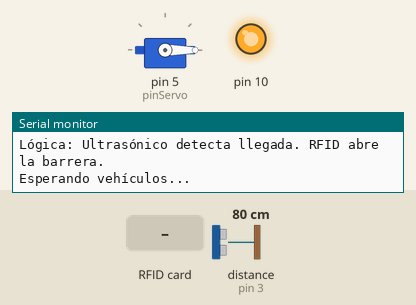
Recording of a sketch running on a simulated Arduino Uno, built with avr-gcc and run on an emulated ATmega328P. On the bench: servo, output pins drawn as LEDs (lit = HIGH), the last lines printed to the serial monitor. Wiring (inferred from the names in the program): ultrasonic range finder: trigger pin 2; echo pin 3. The test bench sets the inputs (shaded band); at power-on: distance to the obstacle (sensor on pin 3) 80 cm. The echo pulse lasts 58.3 µs per cm; pins used as bus, display or sensor lines are not drawn.

Above: at 1.9 s.
2.0 s: RFID card 5E 7A 19 C4 held to the reader
At 2.8 s:
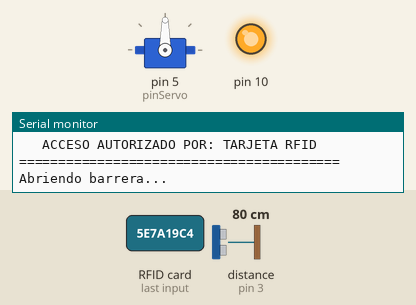
Timing chart, 0 to 8.3 s (numbered marks = the images above; inputs shaded):
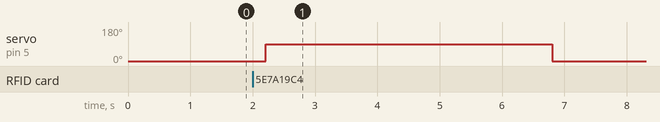

Measured:
- after the input at 2.0 s, servo on pin 5 (pinServo): 0° → 90° after 0.21 s, → 0° 4.6 s later

The sketch:

Proyecto_peaje.ino
```cpp
#include <SPI.h>
#include <MFRC522.h>
#include <Servo.h>
#include <SoftwareSerial.h>

// =====================================================
// CONFIGURACIÓN DE PINES (PINES 8, 9 Y 10 LIBRES)
// =====================================================

// Módulo RFID MFRC522 (Interfaz SPI)
#define PIN_SS           6   // SDA
#define PIN_RST          7   // Reset

// Sensor Ultrasónico HC-SR04
const int pinTrig      = 2;
const int pinEcho      = 3;

// Servomotor (PWM)
const int pinServo     = 5;

// Módulo Bluetooth HC-05 / HC-06
const int pinBT_RX     = A0; // Arduino RX <- TXD del Bluetooth
const int pinBT_TX     = A1; // Arduino TX -> RXD del Bluetooth


// =====================================================
// CONFIGURACIÓN DEL SISTEMA DE PEAJE
// =====================================================

const float DISTANCIA_ACTIVACION = 15.0;       // Detección estandarizada a 15 cm
const unsigned long TIEMPO_ESPERA_PASO = 4000; // Barrera abierta por 4 segundos

const int SERVO_CERRADO = 0;
const int SERVO_ABIERTO = 90;

bool vehiculoPresente = false;


// =====================================================
// OBJETOS
// =====================================================

MFRC522 rfid(PIN_SS, PIN_RST);
Servo miServo;
SoftwareSerial btSerial(pinBT_RX, pinBT_TX);


// =====================================================
// FUNCIONES AUXILIARES
// =====================================================

// Medición de distancia con el HC-SR04
float medirDistanciaEstandar() {
  digitalWrite(pinTrig, LOW);
  delayMicroseconds(2);

  digitalWrite(pinTrig, HIGH);
  delayMicroseconds(10);
  digitalWrite(pinTrig, LOW);

  // Timeout ajustado a 15ms (~250 cm de alcance máximo)
  long duracion = pulseIn(pinEcho, HIGH, 15000);

  if (duracion == 0) {
    return -1.0; // Sin eco / Fuera de rango
  }

  return (duracion * 0.0343) / 2.0;
}

// Control del movimiento de la pluma/barrera
void abrirBarrera(String metodoApertura) {
  Serial.println();
  Serial.println("=========================================");
  Serial.print("   ACCESO AUTORIZADO POR: ");
  Serial.println(metodoApertura);
  Serial.println("=========================================");

  btSerial.print("ACCESO_PERMITIDO:");
  btSerial.println(metodoApertura);

  Serial.println("Abriendo barrera...");
  miServo.write(SERVO_ABIERTO);
  delay(600);

  Serial.print("Tiempo de paso: ");
  Serial.print(TIEMPO_ESPERA_PASO / 1000);
  Serial.println(" segundos.");

  delay(TIEMPO_ESPERA_PASO);

  Serial.println("Cerrando barrera...");
  miServo.write(SERVO_CERRADO);
  delay(800);

  Serial.println("Barrera cerrada. Esperando siguiente vehículo...");
  Serial.println();

  vehiculoPresente = false; // Reiniciar estado de presencia
}

// Lectura de tarjetas RFID
bool verificarRFID() {
  if (!rfid.PICC_IsNewCardPresent()) {
    return false;
  }

  if (!rfid.PICC_ReadCardSerial()) {
    return false;
  }

  // Imprimir el UID de la tarjeta en el Monitor Serial
  Serial.print(">> TARJETA REGISTRADA -> UID:");
  for (byte i = 0; i < rfid.uid.size; i++) {
    Serial.print(rfid.uid.uidByte[i] < 0x10 ? " 0" : " ");
    Serial.print(rfid.uid.uidByte[i], HEX);
  }
  Serial.println();

  rfid.PICC_HaltA();
  rfid.PCD_StopCrypto1();

  return true;
}


// =====================================================
// CONFIGURACIÓN INICIAL (SETUP)
// =====================================================

void setup() {
  Serial.begin(9600);
  btSerial.begin(9600);

  // Inicializar bus SPI y el lector RFID
  SPI.begin();
  rfid.PCD_Init();

  // Pines ultrasónico
  pinMode(pinTrig, OUTPUT);
  pinMode(pinEcho, INPUT);

  // Configurar Servomotor
  miServo.attach(pinServo, 544, 2400);
  miServo.write(SERVO_CERRADO);

  delay(500);

  Serial.println("=========================================");
  Serial.println("  PEAJE AUTOMATIZADO CON CONTROL RFID");
  Serial.println("=========================================");

  // Diagnóstico automático del lector RFID
  byte v = rfid.PCD_ReadRegister(rfid.VersionReg);
  Serial.print("Estado MFRC522: ");
  if (v == 0x91 || v == 0x92) {
    Serial.println("¡Módulo detectado y listo!");
  } else {
    Serial.println("ADVERTENCIA: Revisa conexiones SPI (Pines 6, 7, 11, 12, 13 y 3.3V)");
  }

  Serial.println("Lógica: Ultrasónico detecta llegada. RFID abre la barrera.");
  Serial.println("Esperando vehículos...");
  Serial.println();
}


// =====================================================
// BUCLE PRINCIPAL (LOOP)
// =====================================================

void loop() {

  // 1. Detección de vehículo con Ultrasónico (SOLO INFORMA PRESENCIA)
  float distancia = medirDistanciaEstandar();

  if (distancia > 0 && distancia <= DISTANCIA_ACTIVACION) {
    if (!vehiculoPresente) {
      vehiculoPresente = true;
      Serial.println("-----------------------------------------");
      Serial.print("VEHÍCULO DETECTADO A ");
      Serial.print(distancia, 1);
      Serial.println(" cm.");
      Serial.println("Por favor, Acerque su tarjeta RFID...");
      Serial.println("-----------------------------------------");
    }
  } else {
    vehiculoPresente = false;
  }

  // 2. Lectura RFID (ÚNICO DISPARADOR DE APERTURA DEL SERVO)
  if (verificarRFID()) {
    abrirBarrera("TARJETA RFID");
    return;
  }

  // 3. Control Bluetooth (Apertura manual por App)
  if (btSerial.available()) {
    char dato = btSerial.read();
    if (dato == 'A' || dato == 'a') {
      abrirBarrera("COMANDO BLUETOOTH");
    }
  }

  delay(100);
}
```
